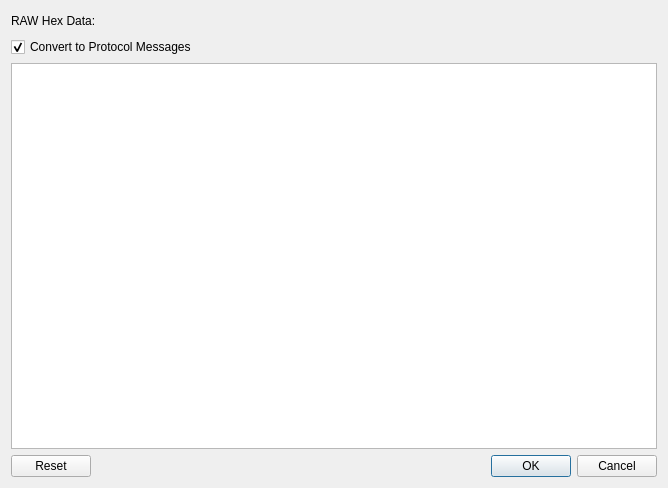
<?xml version="1.0" encoding="UTF-8"?>
<ui version="4.0">
 <class>RawHexDataDialog</class>
 <widget class="QDialog" name="RawHexDataDialog">
  <property name="geometry">
   <rect>
    <x>0</x>
    <y>0</y>
    <width>668</width>
    <height>488</height>
   </rect>
  </property>
  <property name="windowTitle">
   <string>Raw Hex Data</string>
  </property>
  <layout class="QVBoxLayout" name="verticalLayout">
   <item>
    <layout class="QHBoxLayout" name="horizontalLayout">
     <item>
      <widget class="QLabel" name="m_label">
       <property name="text">
        <string>RAW Hex Data:</string>
       </property>
      </widget>
     </item>
     <item>
      <spacer name="horizontalSpacer">
       <property name="orientation">
        <enum>Qt::Horizontal</enum>
       </property>
       <property name="sizeHint" stdset="0">
        <size>
         <width>40</width>
         <height>20</height>
        </size>
       </property>
      </spacer>
     </item>
    </layout>
   </item>
   <item>
    <layout class="QHBoxLayout" name="horizontalLayout_2">
     <item>
      <widget class="QCheckBox" name="m_convertCheckBox">
       <property name="text">
        <string>Convert to Protocol Messages</string>
       </property>
       <property name="checked">
        <bool>true</bool>
       </property>
      </widget>
     </item>
     <item>
      <spacer name="horizontalSpacer_2">
       <property name="orientation">
        <enum>Qt::Horizontal</enum>
       </property>
       <property name="sizeHint" stdset="0">
        <size>
         <width>40</width>
         <height>20</height>
        </size>
       </property>
      </spacer>
     </item>
    </layout>
   </item>
   <item>
    <widget class="QPlainTextEdit" name="m_rawDataText"/>
   </item>
   <item>
    <widget class="QDialogButtonBox" name="m_buttonBox">
     <property name="orientation">
      <enum>Qt::Horizontal</enum>
     </property>
     <property name="standardButtons">
      <set>QDialogButtonBox::Cancel|QDialogButtonBox::Ok|QDialogButtonBox::Reset</set>
     </property>
    </widget>
   </item>
  </layout>
 </widget>
 <resources/>
 <connections>
  <connection>
   <sender>m_buttonBox</sender>
   <signal>accepted()</signal>
   <receiver>RawHexDataDialog</receiver>
   <slot>accept()</slot>
   <hints>
    <hint type="sourcelabel">
     <x>248</x>
     <y>254</y>
    </hint>
    <hint type="destinationlabel">
     <x>157</x>
     <y>274</y>
    </hint>
   </hints>
  </connection>
  <connection>
   <sender>m_buttonBox</sender>
   <signal>rejected()</signal>
   <receiver>RawHexDataDialog</receiver>
   <slot>reject()</slot>
   <hints>
    <hint type="sourcelabel">
     <x>316</x>
     <y>260</y>
    </hint>
    <hint type="destinationlabel">
     <x>286</x>
     <y>274</y>
    </hint>
   </hints>
  </connection>
 </connections>
</ui>
